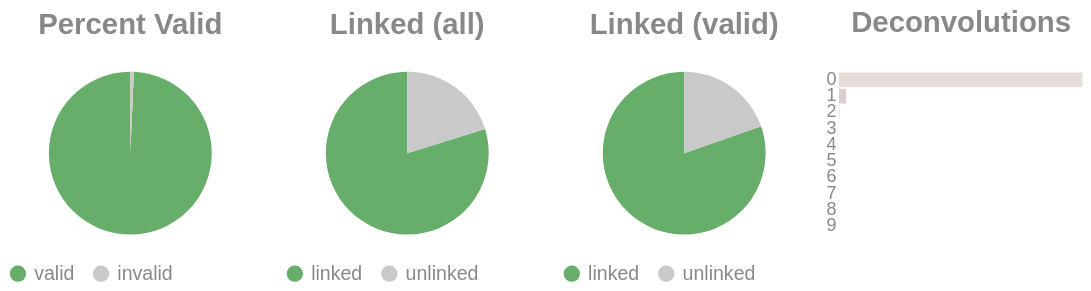

Source (notebook cell):
### Code cell
if SKIPLR:
    pass
else:
    clash = Counter()
    for i in valids['molecule'].to_list():
        _mol = i.split("-")
        if len(_mol) == 1:
            clash.update('0')
        else:
            clash.update(_mol[-1])

    _d = {"deconvolutions": [], 'count': []}
    for k,v in clash.items():
        _d['deconvolutions'].append(k)
        _d['count'].append(v)

    tot_valid = valids['reads'].sum()
    mask = valids['reads'] >= 2
    n_linked_reads = valids.filter(mask)['reads'].sum()
    if n_linked_reads == 0:
        print_html("No linked molecules (>=2 reads) were detected; skipping linked-only distributions.")
        SKIPLR = True
    else:
        perc_valid = round(tot_valid / n_reads, 4)
        linked_perc_abs = round(n_linked_reads / n_reads, 4)
        linked_perc = round(n_linked_reads / tot_valid, 4)

    _valid = pl.DataFrame({"valids": ['valid', 'invalid'], "count": [tot_valid, n_reads - tot_valid]})
    _linked_abs = pl.DataFrame({"linked (absolute)": ['linked', 'unlinked'], "count": [n_linked_reads, n_reads - n_linked_reads]})
    _linked_rel = pl.DataFrame({"linked (valids)": ['linked', 'unlinked'], "count": [n_linked_reads, tot_valid - n_linked_reads]})

    (
        alt.hconcat(
            piechart(_valid, goodval = 'valid', title = "Percent Valid"),
            piechart(_linked_abs, goodval = "linked", title =  "Linked (all)"),
            piechart(_linked_rel, goodval = "linked", title =  "Linked (valid)"),
            convolutionbar(pl.DataFrame(_d), title = "Deconvolutions"),
            center = True,
            bounds = 'flush'
        )
        .resolve_scale(color='independent')
        .resolve_legend('independent')
        .properties(usermeta={'embedOptions': {"actions": False}})
    ).display()

### Figure 1 — Vega-Lite specification as saved in the notebook (floating-point values rounded to 4 significant figures)
{"width": "container", "height": 400, "config": {"title": {"anchor": "start", "dy": -15, "fontSize": 18, "color": "#888888", "subtitleColor": "#888888", "subtitleFontSize": 14}, "arc": {"fill": "#0072B2"}, "axis": {"domainColor": "#888888", "domainWidth": 0.5, "gridWidth": 0.2, "grid": false, "titleFontWeight": 400, "titleFontSize": 15, "labelFontSize": 11, "labelColor": "#888888", "tickColor": "#888888", "tickWidth": 0.2, "titleColor": "#888888"}, "axisBand": {"grid": false}, "axisX": {"grid": true, "tickSize": 10, "domainCap": "round"}, "axisY": {"domain": false, "grid": true, "tickSize": 0, "domainCap": "round"}, "background": "transparent", "header": {"labelFontSize": 15, "labelColor": "#888888", "titleFontSize": 15, "titleFontWeight": 600, "titleColor": "#888888"}, "legend": {"labelFont": "sans-serif", "labelFontSize": 12, "labelColor": "#888888", "symbolSize": 100, "symbolType": "circle", "titleFontSize": 12, "titlePadding": 10, "titleColor": "#888888", "title": null}, "range": {"category": ["#E69F00", "#56B4E9", "#009E73", "#F0E442", "#0072B2", "#D55E00", "#CC79A7", "#000000"], "diverging": ["#cfe8f3", "#a2d4ec", "#73bfe2", "#46abdb", "#1696d2", "#12719e"]}, "area": {"fill": "#0072B2", "fillOpacity": 0.7, "line": true, "strokeOpacity": 0.7}, "line": {"color": "#0072B2", "stroke": "#0072B2", "strokeWidth": 2}, "trail": {"color": "#0072B2", "stroke": "#0072B2", "strokeWidth": 0, "size": 1}, "point": {"filled": true, "fillOpacity": 1.0, "size": 95}, "text": {"color": "#888888", "fontSize": 11, "align": "right", "fontWeight": 400, "size": 11}, "bar": {"fill": "#0072B2", "stroke": null}, "view": {"stroke": null, "continuousWidth": 660, "continuousHeight": 400}}, "hconcat": [{"data": {"name": "data-6a8d5a4282271504d4e5ebc2e5a4c17f"}, "mark": {"type": "arc"}, "encoding": {"color": {"field": "valids", "legend": {"orient": "bottom", "title": null}, "scale": {"domain": ["valid", "invalid"], "range": ["#68ae6b", "#C9C9C9"]}, "title": "Valids", "type": "nominal"}, "theta": {"field": "count", "type": "quantitative"}, "tooltip": [{"field": "valids", "title": "Valids", "type": "ordinal"}, {"field": "percent", "format": ".2%", "title": "Percent", "type": "quantitative"}, {"field": "count", "title": "Count", "type": "quantitative"}]}, "height": 100, "title": {"text": "Percent Valid", "align": "center", "anchor": "middle"}, "transform": [{"calculate": "datum.count / 11249740", "as": "percent"}], "width": 150}, {"data": {"name": "data-78c890490237dfc8d85ccc5544a2ba02"}, "mark": {"type": "arc"}, "encoding": {"color": {"field": "linked (absolute)", "legend": {"orient": "bottom", "title": null}, "scale": {"domain": ["linked", "unlinked"], "range": ["#68ae6b", "#C9C9C9"]}, "title": "Linked (Absolute)", "type": "nominal"}, "theta": {"field": "count", "type": "quantitative"}, "tooltip": [{"field": "linked (absolute)", "title": "Linked (Absolute)", "type": "ordinal"}, {"field": "percent", "format": ".2%", "title": "Percent", "type": "quantitative"}, {"field": "count", "title": "Count", "type": "quantitative"}]}, "height": 100, "title": {"text": "Linked (all)", "align": "center", "anchor": "middle"}, "transform": [{"calculate": "datum.count / 11249740", "as": "percent"}], "width": 150}, {"data": {"name": "data-cd3093517786eeba6cb035fac891bd68"}, "mark": {"type": "arc"}, "encoding": {"color": {"field": "linked (valids)", "legend": {"orient": "bottom", "title": null}, "scale": {"domain": ["linked", "unlinked"], "range": ["#68ae6b", "#C9C9C9"]}, "title": "Linked (Valids)", "type": "nominal"}, "theta": {"field": "count", "type": "quantitative"}, "tooltip": [{"field": "linked (valids)", "title": "Linked (Valids)", "type": "ordinal"}, {"field": "percent", "format": ".2%", "title": "Percent", "type": "quantitative"}, {"field": "count", "title": "Count", "type": "quantitative"}]}, "height": 100, "title": {"text": "Linked (valid)", "align": "center", "anchor": "middle"}, "transform": [{"calculate": "datum.count / 11170815", "as": "percent"}], "width": 150}, {"data": {"name": "data-b7190c938bbdf5611f281ffa03a38a2c"}, "mark": {"type": "bar"}, "encoding": {"color": {"field": "deconvolutions", "legend": null, "scale": {"scheme": "lightgreyred"}, "type": "nominal"}, "tooltip": [{"field": "deconvolutions", "title": "Deconvolutions", "type": "ordinal"}, {"field": "percent", "format": ".2%", "title": "Percent", "type": "quantitative"}, {"field": "count", "title": "Count", "type": "quantitative"}], "x": {"axis": null, "field": "count", "type": "quantitative"}, "y": {"field": "deconvolutions", "sort": "ascending", "title": null, "type": "nominal"}}, "height": 100, "title": {"text": "Deconvolutions", "align": "center", "anchor": "middle"}, "transform": [{"calculate": "datum.count / 4110765", "as": "percent"}], "width": 150}], "bounds": "flush", "center": true, "resolve": {"legend": {"angle": "independent"}, "scale": {"color": "independent"}}, "usermeta": {"embedOptions": {"actions": false}}, "$schema": "https://vega.github.io/schema/vega-lite/v6.1.0.json", "datasets": {"data-6a8d5a4282271504d4e5ebc2e5a4c17f": [{"valids": "valid", "count": 11170815}, {"valids": "invalid", "count": 78925}], "data-78c890490237dfc8d85ccc5544a2ba02": [{"linked (absolute)": "linked", "count": 8974561}, {"linked (absolute)": "unlinked", "count": 2275179}], "data-cd3093517786eeba6cb035fac891bd68": [{"linked (valids)": "linked", "count": 8974561}, {"linked (valids)": "unlinked", "count": 2196254}], "data-b7190c938bbdf5611f281ffa03a38a2c": [{"deconvolutions": "0", "count": 3986635}, {"deconvolutions": "1", "count": 116936}, {"deconvolutions": "2", "count": 6417}, {"deconvolutions": "3", "count": 633}, {"deconvolutions": "4", "count": 103}, {"deconvolutions": "5", "count": 24}, {"deconvolutions": "6", "count": 8}, {"deconvolutions": "7", "count": 4}, {"deconvolutions": "8", "count": 3}, {"deconvolutions": "9", "count": 2}]}}
